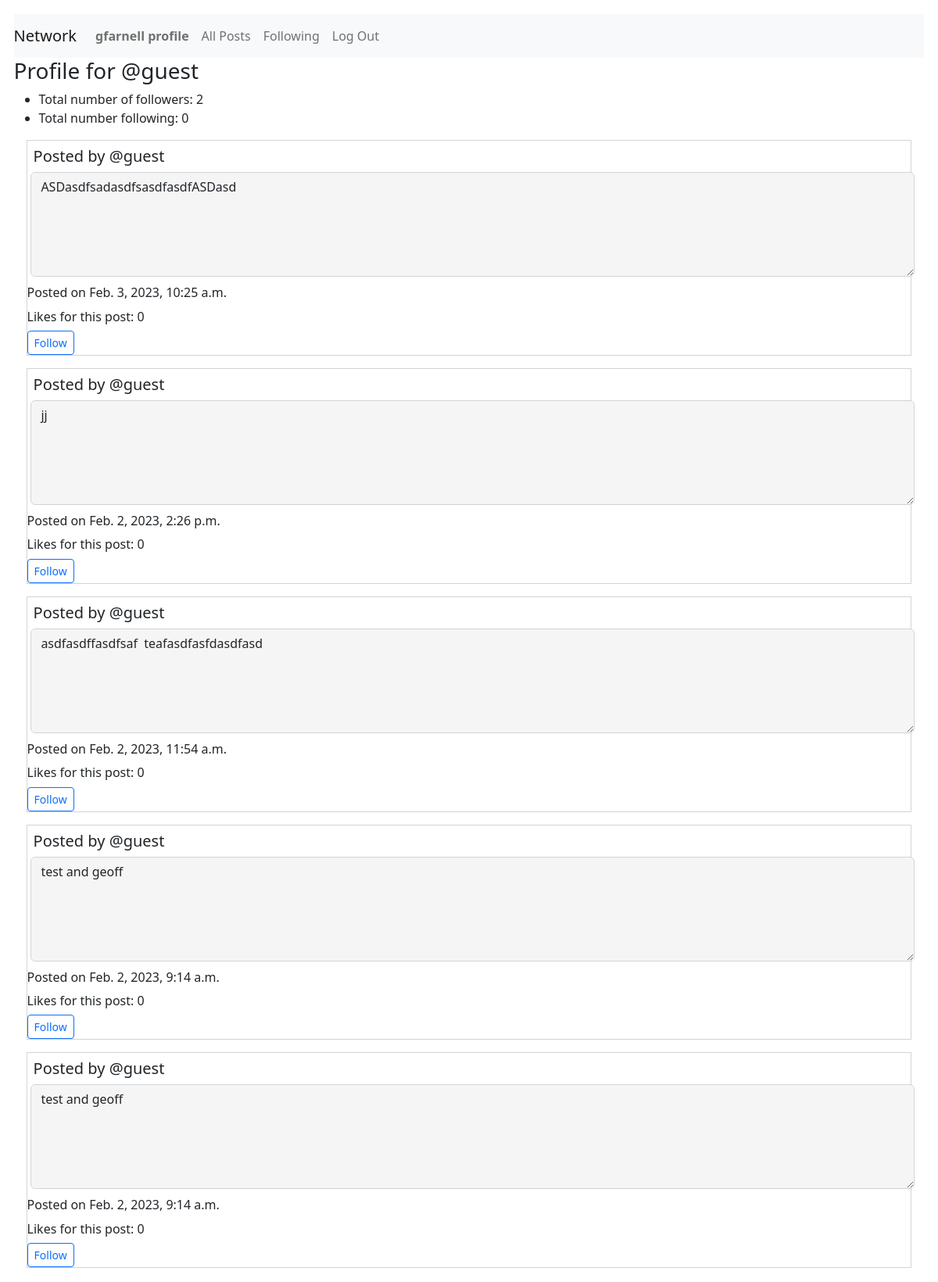
/profile/@guest (signed in), run on an earlier commit of the app's database.
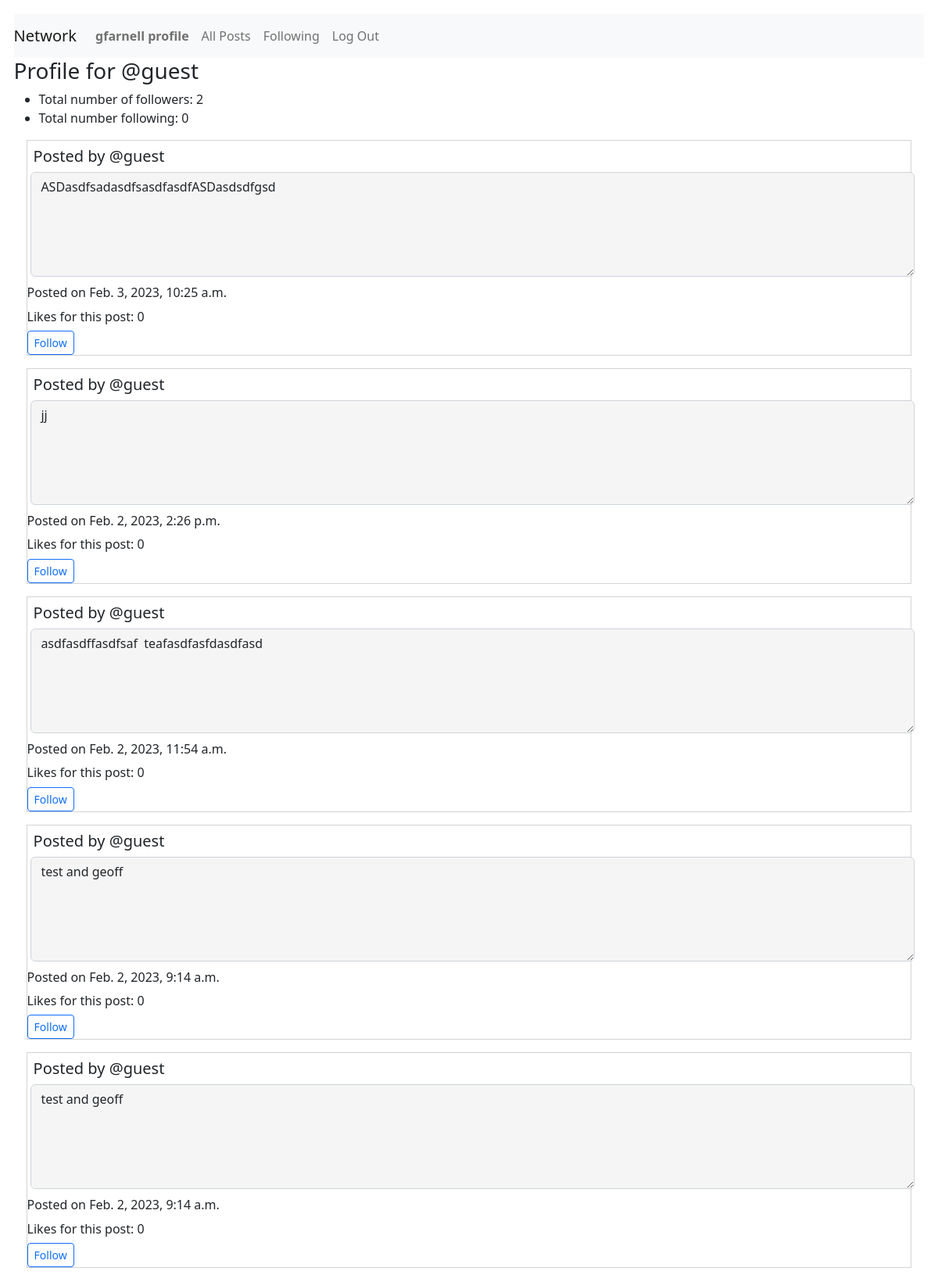
And on a later commit of the database.
### network/models.py (models this page shows, shortened)
class Posts(models.Model):
    creator = models.ForeignKey(
        User, on_delete=models.PROTECT, related_name="get_creator", blank=False)
    content = models.TextField(max_length=600)
    createdDate = models.DateTimeField(auto_now_add=True)
    likedUser = models.ManyToManyField(
        User, related_name="get_liked_users", blank=True)
    numberLikes = models.PositiveIntegerField(blank=True, default=0)

class User(AbstractUser):
    pass
    def __str__(self) -> str:
        return f"User Name: {self.username} - User ID: {self.id}"

### network/views.py (the view)
# urls.py: path("profile/<str:username>", views.getProfile, name="getProfile"),
@login_required
def getProfile(request, username):
    print("In getProfile")
    user_id = request.user.id
    user_name = request.user.username
    print(username)
    user = User.objects.get(username=username)
    print(user.id)
    profileUser = user.id
    try:
        isFollowing = getFollowingFlag(request, username)
    except:
        print("This user is following no one!")
        isFollowing = False
    try:
        posts = Posts.objects.filter(creator=profileUser)
        postsUser = posts.order_by('-createdDate')
        noListings = False
    except Posts.DoesNotExist:
        print("blah")
        noListings = True
    try:
        follow = Follow.objects.get(followUser=profileUser)
        followObject = True
    except:
        Follow.DoesNotExist
        followObject = False
    if followObject != False:
        countFollowers = follow.followers.all().count()
    else:
        countFollowers = 0
    if followObject == True:
        followers = follow.followers.all()
    if followObject == True:
        countFollowing = follow.following.all().count()
    else:
        countFollowing = 0
    if followObject == True:
        following = follow.following.all()
    if followObject == False:
        return render(request, "network/profile.html", {"noListings": noListings, "postings": postsUser, "countFollowers": countFollowers, "countFollowing": countFollowing, "isFollowing": isFollowing})
    else:
        return render(request, "network/profile.html", {"noListings": noListings, "postings": postsUser, "countFollowers": countFollowers, "countFollowing": countFollowing, "username": username, "isFollowing": isFollowing})

### network/templates/network/profile.html (shortened to what this page needs)
{% extends "network/layout.html" %}
{% load static %}
{% block body %}
<div id="post-view">
    <h3>Profile for {{username}}</h3>
    <ul>
        <li>Total number of followers: {{countFollowers}}</li>
        <li>Total number following: {{countFollowing}}</li>
    </ul>
    <div>
        {% for post in postings %}
        <div class="post{{forloop.counter0}}">
            <h5 class="creator">Posted by {{post.creator.username}}</a></h5><textarea
                class="form-control content{{forloop.counter0}}" id="readonlyContent{{forloop.counter0}}" rows="5"
                readonly="true">{{post.content}}</textarea>
            <p class="timestamp{{forloop.counter0}}">Posted on {{post.createdDate}}</p>
            <p class="numberLikes{{forloop.counter0}}">Likes for this post: {{post.numberLikes}}</p>
            {% if isFollowing %}
            <a class="btn btn-sm btn-outline-primary" href="{% url 'follow' post.creator.username %}">Unfollow</a>
            {% elif isFollowing == None %}
            {% else %}
            <a class="btn btn-sm btn-outline-primary" href="{% url 'follow' post.creator.username %}">Follow</a>
            {% endif %}
        </div>
        {% empty %}
        <h5>This user does not have any posts.</h5>
        {% endfor %}
        {% endblock %}

What changed in the data, as far as the page shows it:
changed Posts: content "ASDasdfsadasdfsasdfasdfASDasd" → "ASDasdfsadasdfsasdfasdfASDasdsdfgsd"
